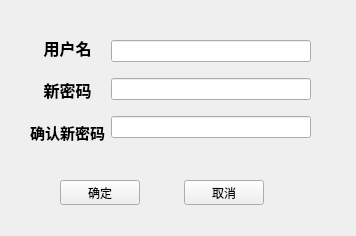
<?xml version="1.0" encoding="UTF-8"?>
<ui version="4.0">
 <class>ChangePassword</class>
 <widget class="QWidget" name="ChangePassword">
  <property name="geometry">
   <rect>
    <x>0</x>
    <y>0</y>
    <width>356</width>
    <height>236</height>
   </rect>
  </property>
  <property name="windowTitle">
   <string>Form</string>
  </property>
  <widget class="QWidget" name="">
   <property name="geometry">
    <rect>
     <x>60</x>
     <y>180</y>
     <width>204</width>
     <height>25</height>
    </rect>
   </property>
   <layout class="QHBoxLayout" name="horizontalLayout_2">
    <item>
     <widget class="QPushButton" name="SureButton">
      <property name="text">
       <string>确定</string>
      </property>
     </widget>
    </item>
    <item>
     <spacer name="horizontalSpacer">
      <property name="orientation">
       <enum>Qt::Horizontal</enum>
      </property>
      <property name="sizeHint" stdset="0">
       <size>
        <width>40</width>
        <height>20</height>
       </size>
      </property>
     </spacer>
    </item>
    <item>
     <widget class="QPushButton" name="CancelButton">
      <property name="text">
       <string>取消</string>
      </property>
     </widget>
    </item>
   </layout>
  </widget>
  <widget class="QWidget" name="">
   <property name="geometry">
    <rect>
     <x>30</x>
     <y>30</y>
     <width>281</width>
     <height>121</height>
    </rect>
   </property>
   <layout class="QHBoxLayout" name="horizontalLayout">
    <item>
     <layout class="QVBoxLayout" name="verticalLayout_2">
      <item>
       <widget class="QLabel" name="userNameLabel">
        <property name="text">
         <string>&lt;html&gt;&lt;head/&gt;&lt;body&gt;&lt;p align=&quot;center&quot;&gt;&lt;span style=&quot; font-size:12pt; font-weight:600;&quot;&gt;用户名&lt;/span&gt;&lt;/p&gt;&lt;/body&gt;&lt;/html&gt;</string>
        </property>
       </widget>
      </item>
      <item>
       <widget class="QLabel" name="newPasswordLabel">
        <property name="text">
         <string>&lt;html&gt;&lt;head/&gt;&lt;body&gt;&lt;p align=&quot;center&quot;&gt;&lt;span style=&quot; font-size:12pt; font-weight:600;&quot;&gt;新密码&lt;/span&gt;&lt;/p&gt;&lt;/body&gt;&lt;/html&gt;</string>
        </property>
       </widget>
      </item>
      <item>
       <widget class="QLabel" name="sureNewPasswordLabel">
        <property name="text">
         <string>&lt;html&gt;&lt;head/&gt;&lt;body&gt;&lt;p align=&quot;center&quot;&gt;&lt;span style=&quot; font-size:11pt; font-weight:600;&quot;&gt;确认新密码&lt;/span&gt;&lt;/p&gt;&lt;/body&gt;&lt;/html&gt;</string>
        </property>
       </widget>
      </item>
     </layout>
    </item>
    <item>
     <layout class="QVBoxLayout" name="verticalLayout">
      <item>
       <widget class="QLineEdit" name="userNameLineEdit"/>
      </item>
      <item>
       <widget class="QLineEdit" name="newPasswordLineEdit"/>
      </item>
      <item>
       <widget class="QLineEdit" name="SureNewPasswordLineEdit"/>
      </item>
     </layout>
    </item>
   </layout>
  </widget>
 </widget>
 <resources/>
 <connections/>
</ui>
